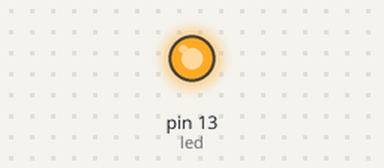
Bench run of a sketch on a simulated Arduino Uno, built with avr-gcc and run on an emulated ATmega328P. Parts: output pins drawn as LEDs (lit = HIGH).

Above: at 1.0 s.
At 3.0 s:
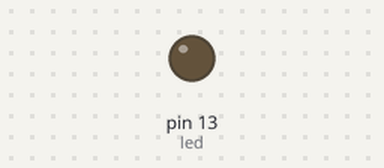
Timing chart, 0 to 5.2 s (numbered marks = the images above):
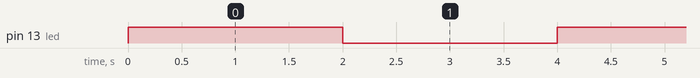

Measured:
- by itself, pin 13 (led): alternates HIGH for 2.0 s and LOW for 2.0 s

The sketch:

hito1.2.ino
```cpp
//Programa que consiste en el parpadeo de un led

int led = 13; // Asignamos el pin 13 a la variable 'led'

void setup()
{
  Serial.begin(9600);//Configurar el puerto serie a 9600 baudios por segundo.
  pinMode(led,OUTPUT); //Configura la variable led como salidada.
}

void loop()
{
  digitalWrite(13, HIGH); //Enciende el led
  delay(2000); // Espera 2 segundos)
  digitalWrite(13, LOW); // Apaga el led
  delay(2000); // Espera 2 segundos
}
```
